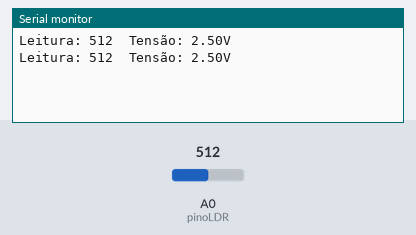
A sketch run on a simulated Arduino Uno, built with avr-gcc and run on an emulated ATmega328P. On the bench: the last lines printed to the serial monitor. Inputs (shaded band) come from the test bench; at power-on: A0 (pinoLDR) = 512.

Above: at 1.8 s.
1.9 s: A0 (pinoLDR) set to 716
At 2.7 s:
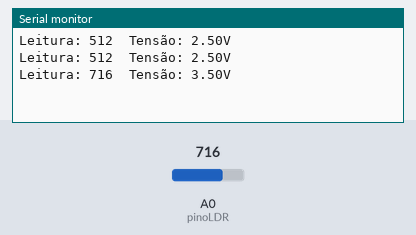
3.4 s: A0 (pinoLDR) set to 900
At 4.8 s:
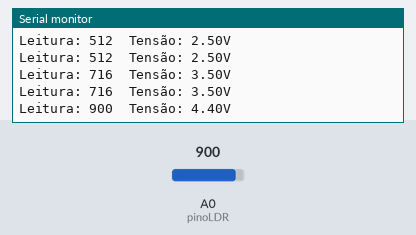
Timing chart, 0 to 6.4 s (numbered marks = the images above; inputs shaded):
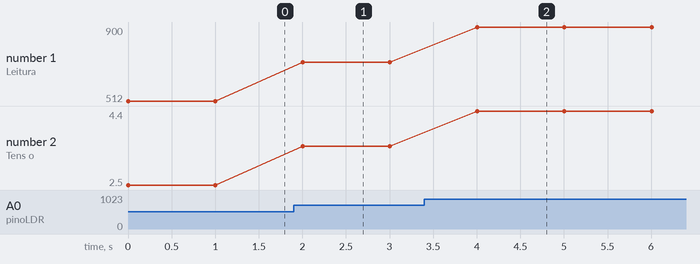

The sketch:

Sensor_de_Luz.ino
```cpp
// Projeto SENSOR DE LUZ

const int pinoLDR = A0; // Pino onde o LDR está conectado
const int pinoLED = 7;
int leitura = 0;
float tensao = 0.0;

void setup() {
  // Inicia a configuração serial
  Serial.begin(9600); // 9600bps

  // Configura o pino com LDR como entrada
  pinMode(pinoLDR, INPUT); // PINO A0 Pino analógico

}

void loop() {
  // le o valor da tensao do pino LDR
  leitura = analogRead(pinoLDR);

  //Impirime o valor lido pelo arduino (0 a 1023);
  Serial.print("Leitura: ");
  Serial.print(leitura);
  Serial.print("\t"); // Tabulacao

  //Converte e imprime o valor em tesão elétrica
  tensao = leitura * 5.0 / 1023.0;
  Serial.print("Tensão: ");
  Serial.print(tensao);
  Serial.print("V");

  Serial.println();// Nova linha

  delay(1000);

}
```

Measured:
- after the input at 1.9 s, the serial monitor: prints a new line after 0.10 s (image 1)
- after the input at 3.4 s, the serial monitor: prints a new line after 0.60 s (image 2)
- plotted number 1: 512 → 716 after the input at 1.9 s, 716 → 900 after the input at 3.4 s
- plotted number 2: 2.5 → 3.5 after the input at 1.9 s, 3.5 → 4.4 after the input at 3.4 s
